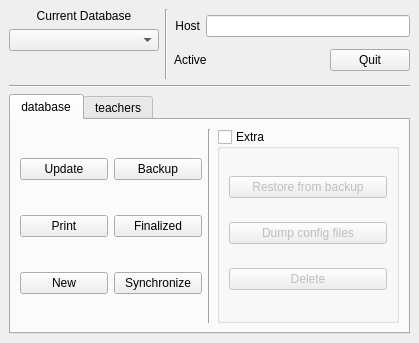
<ui version="4.0" >
 <class>Form</class>
 <widget class="QWidget" name="Form" >
  <property name="geometry" >
   <rect>
    <x>0</x>
    <y>0</y>
    <width>419</width>
    <height>343</height>
   </rect>
  </property>
  <property name="windowTitle" >
   <string>Zeugs Control Panel</string>
  </property>
  <layout class="QVBoxLayout" >
   <property name="margin" >
    <number>9</number>
   </property>
   <property name="spacing" >
    <number>6</number>
   </property>
   <item>
    <layout class="QHBoxLayout" >
     <property name="margin" >
      <number>0</number>
     </property>
     <property name="spacing" >
      <number>6</number>
     </property>
     <item>
      <layout class="QVBoxLayout" >
       <property name="margin" >
        <number>0</number>
       </property>
       <property name="spacing" >
        <number>6</number>
       </property>
       <item>
        <widget class="QLabel" name="label" >
         <property name="text" >
          <string>Current Database</string>
         </property>
         <property name="alignment" >
          <set>Qt::AlignCenter</set>
         </property>
        </widget>
       </item>
       <item>
        <widget class="QComboBox" name="comboBox_db" >
         <property name="minimumSize" >
          <size>
           <width>150</width>
           <height>0</height>
          </size>
         </property>
        </widget>
       </item>
       <item>
        <spacer>
         <property name="orientation" >
          <enum>Qt::Vertical</enum>
         </property>
         <property name="sizeHint" >
          <size>
           <width>20</width>
           <height>40</height>
          </size>
         </property>
        </spacer>
       </item>
      </layout>
     </item>
     <item>
      <widget class="Line" name="line" >
       <property name="orientation" >
        <enum>Qt::Vertical</enum>
       </property>
      </widget>
     </item>
     <item>
      <layout class="QVBoxLayout" >
       <property name="margin" >
        <number>0</number>
       </property>
       <property name="spacing" >
        <number>6</number>
       </property>
       <item>
        <layout class="QHBoxLayout" >
         <property name="margin" >
          <number>0</number>
         </property>
         <property name="spacing" >
          <number>6</number>
         </property>
         <item>
          <widget class="QLabel" name="label_2" >
           <property name="text" >
            <string>Host</string>
           </property>
           <property name="alignment" >
            <set>Qt::AlignRight|Qt::AlignTrailing|Qt::AlignVCenter</set>
           </property>
          </widget>
         </item>
         <item>
          <widget class="QLineEdit" name="lineEdit_host" >
           <property name="minimumSize" >
            <size>
             <width>120</width>
             <height>0</height>
            </size>
           </property>
           <property name="mouseTracking" >
            <bool>false</bool>
           </property>
           <property name="focusPolicy" >
            <enum>Qt::NoFocus</enum>
           </property>
           <property name="acceptDrops" >
            <bool>false</bool>
           </property>
          </widget>
         </item>
        </layout>
       </item>
       <item>
        <layout class="QHBoxLayout" >
         <property name="margin" >
          <number>0</number>
         </property>
         <property name="spacing" >
          <number>6</number>
         </property>
         <item>
          <widget class="QLabel" name="label_finalized" >
           <property name="minimumSize" >
            <size>
             <width>100</width>
             <height>0</height>
            </size>
           </property>
           <property name="text" >
            <string>Active</string>
           </property>
          </widget>
         </item>
         <item>
          <spacer>
           <property name="orientation" >
            <enum>Qt::Horizontal</enum>
           </property>
           <property name="sizeHint" >
            <size>
             <width>40</width>
             <height>20</height>
            </size>
           </property>
          </spacer>
         </item>
         <item>
          <widget class="QPushButton" name="pushButton_Quit" >
           <property name="text" >
            <string>Quit</string>
           </property>
           <property name="icon" >
            <iconset>icons/quit.png</iconset>
           </property>
           <property name="iconSize" >
            <size>
             <width>24</width>
             <height>24</height>
            </size>
           </property>
          </widget>
         </item>
        </layout>
       </item>
      </layout>
     </item>
    </layout>
   </item>
   <item>
    <widget class="Line" name="line_5" >
     <property name="orientation" >
      <enum>Qt::Horizontal</enum>
     </property>
    </widget>
   </item>
   <item>
    <widget class="QTabWidget" name="tabWidget" >
     <property name="currentIndex" >
      <number>0</number>
     </property>
     <widget class="QWidget" name="tab_db" >
      <attribute name="title" >
       <string>database</string>
      </attribute>
      <layout class="QHBoxLayout" >
       <property name="margin" >
        <number>9</number>
       </property>
       <property name="spacing" >
        <number>6</number>
       </property>
       <item>
        <layout class="QGridLayout" >
         <property name="margin" >
          <number>0</number>
         </property>
         <property name="spacing" >
          <number>6</number>
         </property>
         <item row="0" column="0" >
          <widget class="QPushButton" name="pushButton_updatedb" >
           <property name="text" >
            <string>Update</string>
           </property>
          </widget>
         </item>
         <item row="1" column="1" >
          <widget class="QPushButton" name="pushButton_finalize" >
           <property name="text" >
            <string>Finalized</string>
           </property>
           <property name="checkable" >
            <bool>true</bool>
           </property>
          </widget>
         </item>
         <item row="0" column="1" >
          <widget class="QPushButton" name="pushButton_dump" >
           <property name="text" >
            <string>Backup</string>
           </property>
          </widget>
         </item>
         <item row="1" column="0" >
          <widget class="QPushButton" name="pushButton_print" >
           <property name="text" >
            <string>Print</string>
           </property>
          </widget>
         </item>
         <item row="2" column="0" >
          <widget class="QPushButton" name="pushButton_newdb" >
           <property name="text" >
            <string>New</string>
           </property>
          </widget>
         </item>
         <item row="2" column="1" >
          <widget class="QPushButton" name="pushButton_sync" >
           <property name="toolTip" >
            <string>Synchronize with user file</string>
           </property>
           <property name="text" >
            <string>Synchronize</string>
           </property>
          </widget>
         </item>
        </layout>
       </item>
       <item>
        <widget class="Line" name="line_2" >
         <property name="orientation" >
          <enum>Qt::Vertical</enum>
         </property>
        </widget>
       </item>
       <item>
        <widget class="QGroupBox" name="groupBox_3" >
         <property name="title" >
          <string>Extra</string>
         </property>
         <property name="checkable" >
          <bool>true</bool>
         </property>
         <property name="checked" >
          <bool>false</bool>
         </property>
         <layout class="QVBoxLayout" >
          <property name="margin" >
           <number>9</number>
          </property>
          <property name="spacing" >
           <number>6</number>
          </property>
          <item>
           <widget class="QPushButton" name="pushButton_restore" >
            <property name="text" >
             <string>Restore from backup</string>
            </property>
           </widget>
          </item>
          <item>
           <widget class="QPushButton" name="pushButton_dumpd" >
            <property name="text" >
             <string>Dump config files</string>
            </property>
           </widget>
          </item>
          <item>
           <widget class="QPushButton" name="pushButton_dbdel" >
            <property name="text" >
             <string>Delete</string>
            </property>
           </widget>
          </item>
         </layout>
        </widget>
       </item>
      </layout>
     </widget>
     <widget class="QWidget" name="tab_teachers" >
      <attribute name="title" >
       <string>teachers</string>
      </attribute>
      <layout class="QHBoxLayout" >
       <property name="margin" >
        <number>9</number>
       </property>
       <property name="spacing" >
        <number>6</number>
       </property>
       <item>
        <widget class="QListWidget" name="listWidget_users" >
         <property name="sizePolicy" >
          <sizepolicy>
           <hsizetype>0</hsizetype>
           <vsizetype>0</vsizetype>
           <horstretch>0</horstretch>
           <verstretch>0</verstretch>
          </sizepolicy>
         </property>
         <property name="minimumSize" >
          <size>
           <width>150</width>
           <height>0</height>
          </size>
         </property>
        </widget>
       </item>
       <item>
        <layout class="QVBoxLayout" >
         <property name="margin" >
          <number>0</number>
         </property>
         <property name="spacing" >
          <number>6</number>
         </property>
         <item>
          <layout class="QHBoxLayout" >
           <property name="margin" >
            <number>0</number>
           </property>
           <property name="spacing" >
            <number>6</number>
           </property>
           <item>
            <spacer>
             <property name="orientation" >
              <enum>Qt::Horizontal</enum>
             </property>
             <property name="sizeType" >
              <enum>QSizePolicy::Fixed</enum>
             </property>
             <property name="sizeHint" >
              <size>
               <width>40</width>
               <height>20</height>
              </size>
             </property>
            </spacer>
           </item>
           <item>
            <layout class="QVBoxLayout" >
             <property name="margin" >
              <number>0</number>
             </property>
             <property name="spacing" >
              <number>6</number>
             </property>
             <item>
              <widget class="QPushButton" name="pushButton_gen" >
               <property name="text" >
                <string>Generate user databases</string>
               </property>
              </widget>
             </item>
             <item>
              <widget class="QPushButton" name="pushButton_pwd" >
               <property name="text" >
                <string>Reset password</string>
               </property>
              </widget>
             </item>
            </layout>
           </item>
          </layout>
         </item>
         <item>
          <spacer>
           <property name="orientation" >
            <enum>Qt::Vertical</enum>
           </property>
           <property name="sizeHint" >
            <size>
             <width>20</width>
             <height>0</height>
            </size>
           </property>
          </spacer>
         </item>
         <item>
          <layout class="QGridLayout" >
           <property name="margin" >
            <number>0</number>
           </property>
           <property name="spacing" >
            <number>6</number>
           </property>
           <item row="0" column="0" >
            <widget class="QPushButton" name="pushButton_usel" >
             <property name="text" >
              <string>Select all</string>
             </property>
            </widget>
           </item>
           <item row="1" column="1" >
            <widget class="QPushButton" name="pushButton_uinvsel" >
             <property name="text" >
              <string>Invert selection</string>
             </property>
            </widget>
           </item>
           <item row="1" column="0" >
            <widget class="QPushButton" name="pushButton_uunsel" >
             <property name="text" >
              <string>Unselect all</string>
             </property>
            </widget>
           </item>
           <item row="0" column="1" >
            <spacer>
             <property name="orientation" >
              <enum>Qt::Horizontal</enum>
             </property>
             <property name="sizeHint" >
              <size>
               <width>40</width>
               <height>20</height>
              </size>
             </property>
            </spacer>
           </item>
          </layout>
         </item>
        </layout>
       </item>
      </layout>
     </widget>
    </widget>
   </item>
  </layout>
 </widget>
 <resources/>
 <connections>
  <connection>
   <sender>pushButton_Quit</sender>
   <signal>clicked()</signal>
   <receiver>Form</receiver>
   <slot>close()</slot>
   <hints>
    <hint type="sourcelabel" >
     <x>385</x>
     <y>38</y>
    </hint>
    <hint type="destinationlabel" >
     <x>429</x>
     <y>68</y>
    </hint>
   </hints>
  </connection>
 </connections>
</ui>
